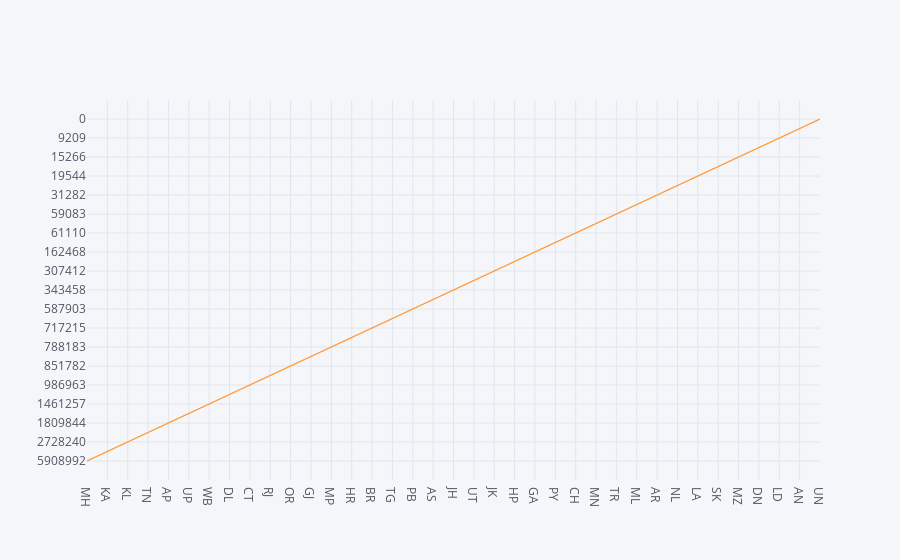

The cell this chart's notebook holds for it:
### Code cell
df.iplot(kind='scatter',x='statecode',y='confirmed')

### Figure 1 — Plotly figure (JSON) as saved in the notebook; plotly's stock layout.template omitted (floating-point values rounded to 4 significant figures)
{"data": [{"line": {"color": "rgba(255, 153, 51, 1.0)", "dash": "solid", "shape": "linear", "width": 1.3}, "mode": "lines", "name": "confirmed", "text": "", "type": "scatter", "x": ["MH", "KA", "KL", "TN", "AP", "UP", "WB", "DL", "CT", "RJ", "OR", "GJ", "MP", "HR", "BR", "TG", "PB", "AS", "JH", "UT", "JK", "HP", "GA", "PY", "CH", "MN", "TR", "ML", "AR", "NL", "LA", "SK", "MZ", "DN", "LD", "AN", "UN"], "y": ["5908992", "2765134", "2728240", "2353721", "1809844", "1702624", "1461257", "1431139", "986963", "949684", "851782", "819866", "788183", "765861", "717215", "603369", "587903", "457330", "343458", "336879", "307412", "198550", "162468", "112528", "61110", "59852", "59083", "41906", "31282", "23644", "19544", "18414", "15266", "10465", "9209", "7261", "0"]}], "layout": {"legend": {"bgcolor": "#F5F6F9", "font": {"color": "#4D5663"}}, "paper_bgcolor": "#F5F6F9", "plot_bgcolor": "#F5F6F9", "title": {"font": {"color": "#4D5663"}}, "xaxis": {"gridcolor": "#E1E5ED", "showgrid": true, "tickfont": {"color": "#4D5663"}, "title": {"font": {"color": "#4D5663"}, "text": ""}, "zerolinecolor": "#E1E5ED"}, "yaxis": {"gridcolor": "#E1E5ED", "showgrid": true, "tickfont": {"color": "#4D5663"}, "title": {"font": {"color": "#4D5663"}, "text": ""}, "zerolinecolor": "#E1E5ED"}}}
